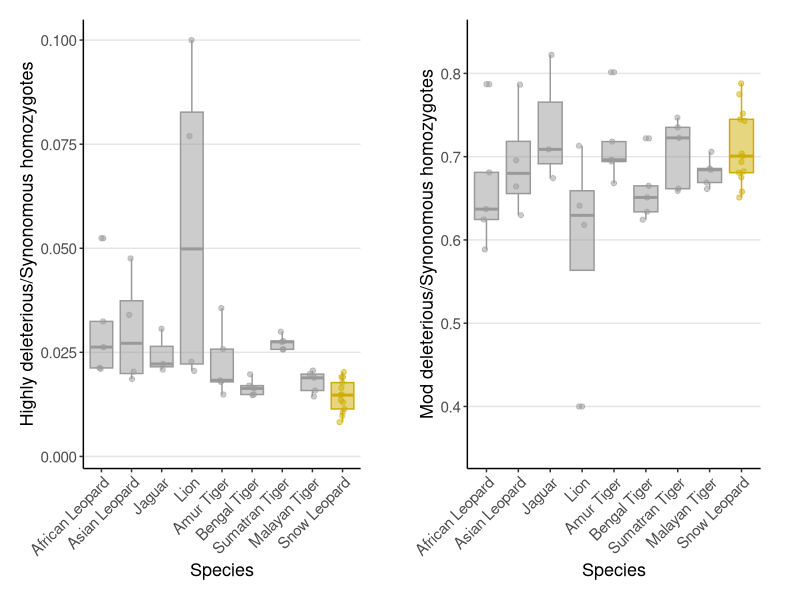
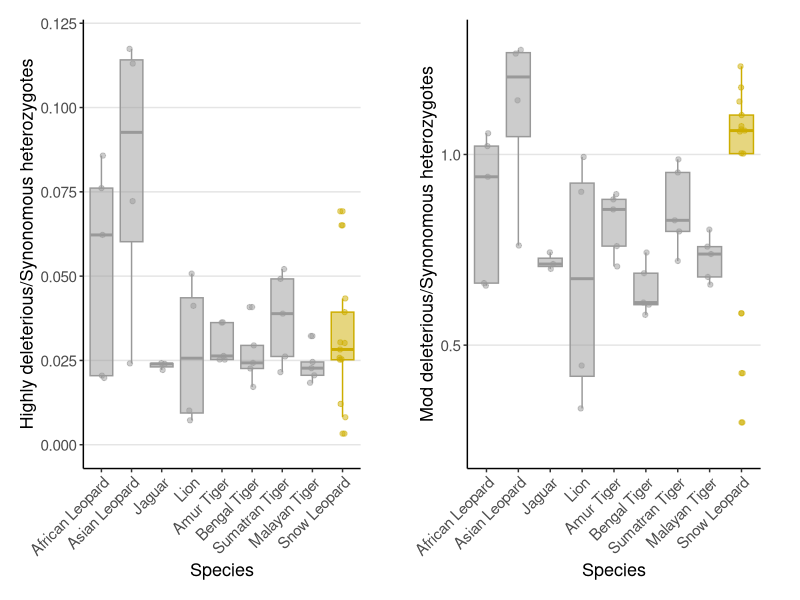

The R script that drew these images, in order:
setwd("~/Documents/R")
library(ggplot2)
library(gridExtra)
library(stats)
cbPalette = c("Jaguar" = "grey60", "Lion" = "grey60", "Amur Tiger" = "grey60", "Bengal Tiger" = "grey60","Sumatran Tiger" = "grey60", "Malayan Tiger" = "grey60", "Snow Leopard" = "gold3",  "Asian Leopard" = "grey60", "African Leopard" = "grey60")

loadNorel <- read.csv("ALL_Panthera_SNPeff_High_Mod_SYN.csv", header = T)


####High vs SYN
HS_hom <- ggplot(loadNorel, aes(x=population, y=HIGH_SYN_hom, color = population, fill = population)) + 
  geom_boxplot(alpha=0.5) +
  theme(legend.position="none") +
  xlab("Species") + ylab("Highly deleterious/Synonomous homozygotes")

HS_homa <- HS_hom + scale_y_continuous() + 
  scale_x_discrete(limits=c("African Leopard", "Asian Leopard", "Jaguar", "Lion", "Amur Tiger", "Bengal Tiger","Sumatran Tiger", "Malayan Tiger", "Snow Leopard"))+
  theme_classic()+ 
  ylim(0.002,0.1)+ 
  scale_fill_manual(name = "population", values = cbPalette) +
  scale_color_manual(name = "population", values = cbPalette) +
  geom_jitter(height = 0, width = 0.1, alpha = 0.5, cex=1.5) +
  theme(axis.text.x = element_text(angle = 45, hjust = 1, vjust = 1,size = 11), 
        axis.text.y = element_text(size = 11), 
        axis.title.x = element_text(size = 13),
        axis.title.y = element_text(size = 13),
        strip.text = element_text(size = 13),
        legend.position = "none",
        panel.grid.major.y = element_line(color = "grey90"),
        plot.margin = margin(.5, 1, .5, .5, "cm"))

HS_het <- ggplot(loadNorel, aes(x=population, y=HIGH_SYN_het, color = population, fill = population)) + 
  geom_boxplot(alpha=0.5) +
  theme(legend.position="none") +
  xlab("Species") + ylab("Highly deleterious/Synonomous heterozygotes")

HS_heta <- HS_het + scale_y_continuous() + 
  scale_x_discrete(limits=c("African Leopard", "Asian Leopard", "Jaguar", "Lion", "Amur Tiger", "Bengal Tiger","Sumatran Tiger", "Malayan Tiger", "Snow Leopard"))+
  theme_classic()+ 
  ylim(-.001,0.12)+ 
  scale_fill_manual(name = "population", values = cbPalette) +
  scale_color_manual(name = "population", values = cbPalette) +
  geom_jitter(height = 0, width = 0.1, alpha = 0.5, cex=1.5) +
  theme(axis.text.x = element_text(angle = 45, hjust = 1, vjust = 1,size = 11), 
        axis.text.y = element_text(size = 11), 
        axis.title.x = element_text(size = 13),
        axis.title.y = element_text(size = 13),
        strip.text = element_text(size = 13),
        legend.position = "none",
        panel.grid.major.y = element_line(color = "grey90"),
        plot.margin = margin(.5, 1, .5, .5, "cm"))

loadNorel_d <- data.frame(loadNorel)

SLsubet <- subset.data.frame(loadNorel_d, population == "Snow Leopard")
JagSubset <- subset.data.frame(loadNorel_d, population == "Jaguar")
AfLeopSubset <- subset.data.frame(loadNorel_d, population == "African Leopard")
AsLeopSubset <- subset.data.frame(loadNorel_d, population == "Asian Leopard")
Lionsubset <- subset.data.frame(loadNorel_d, population == "Lion")
AmurSubset <- subset.data.frame(loadNorel_d, population == "Amur Tiger")
BenSubset <- subset.data.frame(loadNorel_d, population == "Bengal Tiger")
SumSubset <- subset.data.frame(loadNorel_d, population == "Sumatran Tiger")
MalSubset <- subset.data.frame(loadNorel_d, population == "Malayan Tiger")

wilcox.test(SLsubet$HIGH_SYN_hom, JagSubset$HIGH_SYN_hom)
wilcox.test(SLsubet$HIGH_SYN_hom, AfLeopSubset$HIGH_SYN_hom)
wilcox.test(SLsubet$HIGH_SYN_hom, AsLeopSubset$HIGH_SYN_hom)
wilcox.test(SLsubet$HIGH_SYN_hom, Lionsubset$HIGH_SYN_hom)
wilcox.test(SLsubet$HIGH_SYN_hom, AmurSubset$HIGH_SYN_hom)
wilcox.test(SLsubet$HIGH_SYN_hom, BenSubset$HIGH_SYN_hom)
wilcox.test(SLsubet$HIGH_SYN_hom, SumSubset$HIGH_SYN_hom)
wilcox.test(SLsubet$HIGH_SYN_hom, MalSubset$HIGH_SYN_hom)

wilcox.test(SLsubet$HIGH_SYN_het, JagSubset$HIGH_SYN_het)
wilcox.test(SLsubet$HIGH_SYN_het, AfLeopSubset$HIGH_SYN_het)
wilcox.test(SLsubet$HIGH_SYN_het, AsLeopSubset$HIGH_SYN_het)
wilcox.test(SLsubet$HIGH_SYN_het, Lionsubset$HIGH_SYN_het)
wilcox.test(SLsubet$HIGH_SYN_het, AmurSubset$HIGH_SYN_het)
wilcox.test(SLsubet$HIGH_SYN_het, BenSubset$HIGH_SYN_het)
wilcox.test(SLsubet$HIGH_SYN_het, SumSubset$HIGH_SYN_het)
wilcox.test(SLsubet$HIGH_SYN_het, MalSubset$HIGH_SYN_het)

####Mod vs SYN
MS_hom <- ggplot(loadNorel_d, aes(x=population, y=MOD_SYN_hom, color = population, fill = population)) + 
  geom_boxplot(alpha=0.5) +
  theme(legend.position="none") +
  xlab("Species") + ylab("Mod deleterious/Synonomous homozygotes")

MS_homa <- MS_hom + scale_y_continuous() + 
  scale_x_discrete(limits=c("African Leopard", "Asian Leopard", "Jaguar", "Lion", "Amur Tiger", "Bengal Tiger","Sumatran Tiger", "Malayan Tiger", "Snow Leopard"))+
  theme_classic()+ 
  ylim(0.35,0.84)+ 
  scale_fill_manual(name = "population", values = cbPalette) +
  scale_color_manual(name = "population", values = cbPalette) +
  geom_jitter(height = 0, width = 0.1, alpha = 0.5, cex=1.5) +
  theme(axis.text.x = element_text(angle = 45, hjust = 1, vjust = 1,size = 11), 
        axis.text.y = element_text(size = 11), 
        axis.title.x = element_text(size = 13),
        axis.title.y = element_text(size = 13),
        strip.text = element_text(size = 13),
        legend.position = "none",
        panel.grid.major.y = element_line(color = "grey90"),
        plot.margin = margin(.5, 1, .5, .5, "cm"))

MS_het <- ggplot(loadNorel_d, aes(x=population, y=MOD_SYN_het, color = population, fill = population)) + 
  geom_boxplot(alpha=0.5) +
  theme(legend.position="none") +
  xlab("Species") + ylab("Mod deleterious/Synonomous heterozygotes")

MS_heta <- MS_het + scale_y_continuous() + 
  scale_x_discrete(limits=c("African Leopard", "Asian Leopard", "Jaguar", "Lion", "Amur Tiger", "Bengal Tiger","Sumatran Tiger", "Malayan Tiger", "Snow Leopard"))+
  theme_classic()+ 
  ylim(0.23,1.3)+ 
  scale_fill_manual(name = "population", values = cbPalette) +
  scale_color_manual(name = "population", values = cbPalette) +
  geom_jitter(height = 0, width = 0.1, alpha = 0.5, cex=1.5) +
  theme(axis.text.x = element_text(angle = 45, hjust = 1, vjust = 1,size = 11), 
        axis.text.y = element_text(size = 11), 
        axis.title.x = element_text(size = 13),
        axis.title.y = element_text(size = 13),
        strip.text = element_text(size = 13),
        legend.position = "none",
        panel.grid.major.y = element_line(color = "grey90"),
        plot.margin = margin(.5, 1, .5, .5, "cm"))


wilcox.test(SLsubet$MOD_SYN_hom, JagSubset$MOD_SYN_hom)
wilcox.test(SLsubet$MOD_SYN_hom, AfLeopSubset$MOD_SYN_hom)
wilcox.test(SLsubet$MOD_SYN_hom, AsLeopSubset$MOD_SYN_hom)
wilcox.test(SLsubet$MOD_SYN_hom, Lionsubset$MOD_SYN_hom)
wilcox.test(SLsubet$MOD_SYN_hom, AmurSubset$MOD_SYN_hom)
wilcox.test(SLsubet$MOD_SYN_hom, BenSubset$MOD_SYN_hom)
wilcox.test(SLsubet$MOD_SYN_hom, SumSubset$MOD_SYN_hom)
wilcox.test(SLsubet$MOD_SYN_hom, MalSubset$MOD_SYN_hom)

wilcox.test(SLsubet$MOD_SYN_het, JagSubset$MOD_SYN_het)
wilcox.test(SLsubet$MOD_SYN_het, AfLeopSubset$MOD_SYN_het)
wilcox.test(SLsubet$MOD_SYN_het, AsLeopSubset$MOD_SYN_het)
wilcox.test(SLsubet$MOD_SYN_het, Lionsubset$MOD_SYN_het)
wilcox.test(SLsubet$MOD_SYN_het, AmurSubset$MOD_SYN_het)
wilcox.test(SLsubet$MOD_SYN_het, BenSubset$MOD_SYN_het)
wilcox.test(SLsubet$MOD_SYN_het, SumSubset$MOD_SYN_het)
wilcox.test(SLsubet$MOD_SYN_het, MalSubset$MOD_SYN_het)

grid.arrange(HS_homa, MS_homa, ncol = 2)
grid.arrange(HS_heta, MS_heta, ncol = 2)


